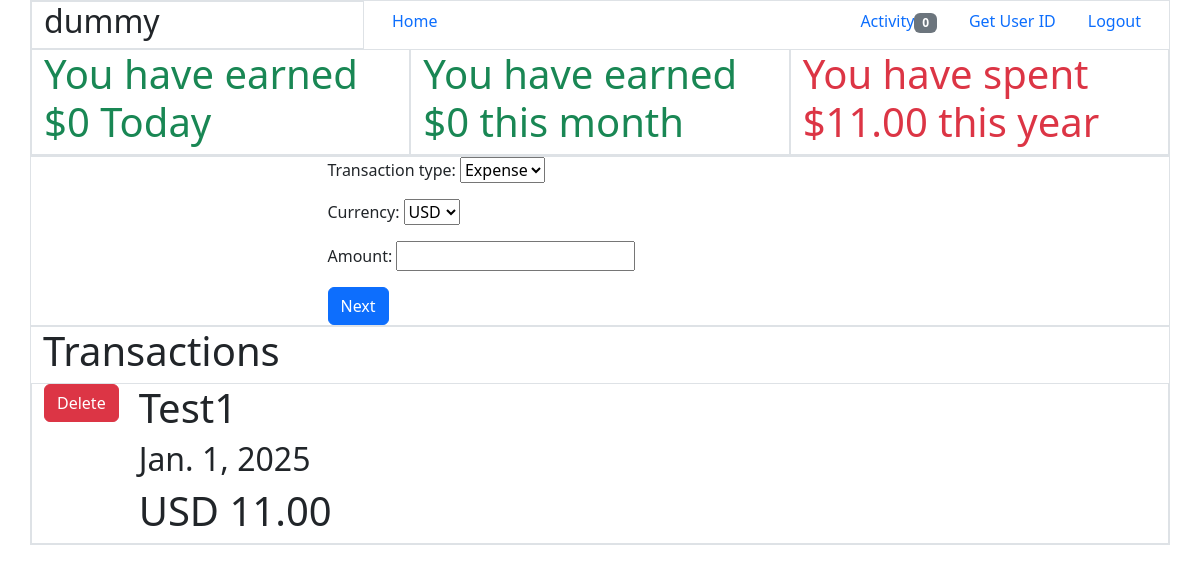
Screenshot of /home/ (signed in) with the database file from the repository.
### Transactions/models.py (models this page shows)
class Transaction(models.Model):
    TransactionType = [('Expense', 'Expense'), ('Income', 'Income')]
    transaction_type = models.CharField(max_length=10, default='Expense', blank=False, null=False,
                              choices=TransactionType)
    CurrencyType = [('USD', 'USD'), ('EUR', 'EUR'), ('GBP', 'GBP'), ('JPY', 'JPY'), ('CNY', 'CNY'), ('SGD', 'SGD'), ('MYR', 'MYR'), ('IDR', 'IDR')]
    currency = models.CharField(max_length=3, default='SGD', blank=False, null=False, choices=CurrencyType)
    amount = models.DecimalField(max_digits=15, decimal_places=2, blank=False, null=False, default=0)
    date = models.DateField(default=timezone.now, blank=False, null=False)
    title = models.CharField(max_length=100, blank=True, null=True)
    description = models.TextField(max_length=1000, blank=True, null=True)
    ExpenseCategory = [
        ('Food', 'Food'),
        ('Transport', 'Transport'),
        ('Shopping', 'Shopping'),
        ('Entertainment', 'Entertainment'),
        ('Health', 'Health'),
        ('Education', 'Education'),
        ('Other', 'Other')
    ]
    IncomeCategory = [
        ('Salary', 'Salary'),
        ('Bonus', 'Bonus'),
        ('Allowance', 'Allowance'),
        ('Other', 'Other')
    ]
    category = models.CharField(max_length=100, blank=False, null=False)
    user = models.ForeignKey('auth.User', on_delete=models.CASCADE)
    def __str__(self):
        return self.title
    class Meta:
        ordering = ('-date',)

### Transactions/views.py (the view, shortened to what this page needs)
# urls.py: path('home/', user_homepage.as_view(), name='user_homepage'),
class user_homepage(LoginMixin, View):
    def get(self, request):
        FormInstance = TransactionForm1()
        MoneyCalculator = MoneyCalculations(Transaction.objects.all())
        context = {
            'form': FormInstance,
            'object_list': Transaction.objects.filter(user=request.user),
            'is_supervisor': UserChecking.is_member_of_group(request.user.username, 'Supervisor'),
            'total_expenditure_of_day': MoneyCalculator.calculate_expenditure_of_day(),
            'total_expenditure_of_month': MoneyCalculator.calculate_expenditure_of_month(),
            'total_expenditure_of_year': MoneyCalculator.calculate_expenditure_of_year(),
            'requests': PendingConnections.objects.filter(superviseeid=request.user.id).count() + CurrentActivity.objects.filter(activityhistory__superviseeid=request.user.id).count(),
            'is_supervisee': SupervisorRecord.objects.filter(superviseeid=request.user.id).exists()
        }
        return render(request, 'user_homepage.html', context)

### Transactions/forms.py
class TransactionForm1(forms.Form):
    transaction_type = forms.ChoiceField(choices=Transaction.TransactionType, required=True)
    currency = forms.ChoiceField(choices=Transaction.CurrencyType, required=True)
    amount = forms.DecimalField(max_digits=15, decimal_places=2, required=True)

### Transactions/calculations.py (called while the page is built)
    def calculate_expenditure_of_day(self):
        total_expenditure = 0
        for transaction in self.object_list.filter(date__day=datetime.date.today().day, date__month = datetime.date.today().month, date__year = datetime.date.today().year):
            if transaction.transaction_type == 'Expense':
                total_expenditure += transaction.amount
            elif transaction.transaction_type == 'Income':
                total_expenditure -= transaction.amount
        return total_expenditure

    def calculate_expenditure_of_month(self):
        total_expenditure = 0
        for transaction in self.object_list.filter(date__month=datetime.date.today().month, date__year=datetime.date.today().year):
            if transaction.transaction_type == 'Expense':
                total_expenditure += transaction.amount
            elif transaction.transaction_type == 'Income':
                total_expenditure -= transaction.amount
        return total_expenditure

    def calculate_expenditure_of_year(self):
        total_expenditure = 0
        for transaction in self.object_list.filter(date__year=datetime.date.today().year):
            if transaction.transaction_type == 'Expense':
                total_expenditure += transaction.amount
            elif transaction.transaction_type == 'Income':
                total_expenditure -= transaction.amount
        return total_expenditure

### Transactions/userchecking.py (called while the page is built)
    @staticmethod
    def is_member_of_group(username, groupname):
        if User.objects.filter(username=username).exists():
            user = User.objects.get(username=username)
            return user.groups.filter(name=groupname).exists()
        else:
            return False

### templates/user_homepage.html (shortened to what this page needs)
<!DOCTYPE html>
<html>
<head>
    {% load bootstrap5 %}
    {% bootstrap_css %}
</head>
<body>
    <div class="container-md border">
        <div class="row">
            {% include 'base.html' %}
        </div>
        <div class="row">
            <div class="col-md-4 border">
                {% if total_expenditure_of_day > 0 %}
                    <h1 class="text-danger">You have spent {{ total_expenditure_of_day }} Today</h1>
                {% else %}
                    <h1 class="text-success">You have earned ${% widthratio total_expenditure_of_day 1 -1 %} Today</h1>
                {% endif %}
            </div>
            <div class="col-md-4 border">
                {% if total_expenditure_of_month > 0 %}
                    <h1 class="text-danger">You have spent ${{ total_expenditure_of_month }} this month</h1>
                {% else %}
                    <h1 class="text-success">You have earned ${% widthratio total_expenditure_of_month 1 -1 %} this month</h1>
                {% endif %}
            </div>
            <div class="col-md-4 border">
                {% if total_expenditure_of_year > 0 %}
                    <h1 class="text-danger">You have spent ${{ total_expenditure_of_year }} this year</h1>
                {% else %}
                    <h1 class="text-success">You have earned ${% widthratio total_expenditure_of_year 1 -1 %} this month</h1>
                {% endif %}
            </div>
        </div>
    </div>
    <div class="container-md border">
        <div class="row justify-content-center">
            <div class="col-md-6">
                <form action="." method="post">
                    {{form.as_p}}
                    <input type="submit" value="Next" class="btn btn-primary">
                </form>
            </div>
        </div>
    </div>
    <div class="container-md border">
        <h1>Transactions</h1>
        {% for record in object_list %}
        <div class="row border">
            <div class="col-md-1">
                <a class="btn btn-danger" href="{% url 'delete' record.id %}">Delete</a>
            </div>
            <div class="col-md">
                <h1>{{record}}</h1>
                <h2>{{record.date}}</h2>
                <h1 class="text">{{record.currency}} {{record.amount}}</h1>
            </div>
        </div>
        {% endfor %}
    </div>
</body>
</html>

### templates/base.html (shortened to what this page needs)
<div class="container-md">
    <div class="row">
        <div class="col-md border">
            <h2>{{request.user}}</h2>
        </div>
        <div class="col-md">
            <div class="nav justify-content-start">
                <li class="nav-item">
                    <a class="nav-link" href="{% url 'user_homepage' %}">Home</a>
                </li>
            </div>
        </div>
        <div class="col-md-5">
            <div class="nav justify-content-end">
                <li class="nav-item">
                    <a class="nav-link" href="{% url 'notifications' %}">Activity<span class="badge bg-secondary">{{requests}}</span></a>
                </li>
                <li class="nav-item">
                    <a class="nav-link" href="{% url 'user_id' %}">Get User ID</a>
                </li>
                <li class="nav-item">
                    <a class="nav-link" href="{% url 'logout' %}">Logout</a>
                </li>
            </div>
        </div>
    </div>
</div>

### rows the page displays
Transaction: title "Test1", date "Jan. 1, 2025", currency "USD", amount "11.00"

### other values shown
{{ request.user }} "dummy"
{{ requests }} "0"
{{ total_expenditure_of_year }} "11.00"
